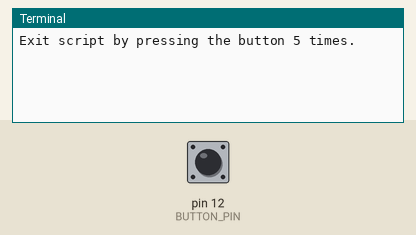
Simulated run of this program. Board: Raspberry Pi (header pin numbers). Shown: the last lines printed to the terminal. The test bench sets the inputs (shaded band); at power-on: pin 12 (BUTTON_PIN) HIGH.

Above: at 1.2 s.
1.3 s: pin 12 (BUTTON_PIN) pulled LOW for 0.15 s
At 2.1 s:
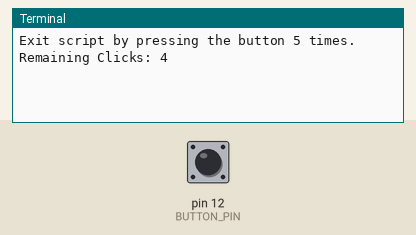
2.9 s: pin 12 (BUTTON_PIN) pulled LOW for 1 s
At 4.5 s:
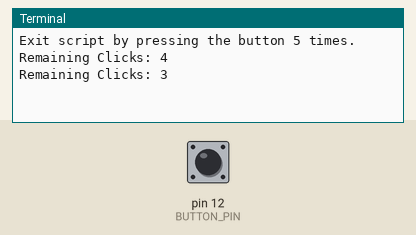
5.4 s: pin 12 (BUTTON_PIN) pulled LOW for 0.15 s
At 6.4 s:
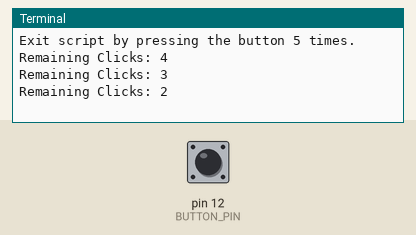

The program:

03_button.py
```python
import RPi.GPIO as GPIO


def button_pressed(data):
    data['remaining_clicks'] -= 1
    print("Remaining Clicks: {}".format(data['remaining_clicks']))


BUTTON_PIN = 12  # Set the button pin number into a variable

GPIO.setmode(GPIO.BOARD)  # Set GPIO mode to BOARD to use pin numbers
GPIO.setup(BUTTON_PIN, GPIO.IN, pull_up_down=GPIO.PUD_UP)  # Prepare button pin

data = {'remaining_clicks': 5}  # Create a dict because it's mutable

GPIO.add_event_detect(  # Detect button event on rising edge
    BUTTON_PIN, GPIO.RISING,
    callback=lambda x: button_pressed(data),  # Use lambda to pass parameters
    bouncetime=250  # Use bouncetime to avoid extra clicks
)

print("Exit script by pressing the button 5 times.")

while data['remaining_clicks'] > 0:
    pass

GPIO.cleanup()  # Clear GPIO
```

Measured:
- after the input at 1.3 s, the terminal: prints a new line after 0.15 s (image 1)
- after the input at 2.9 s, the terminal: prints a new line after 1.0 s (image 2)
- after the input at 5.4 s, the terminal: prints a new line after 0.15 s (image 3)
